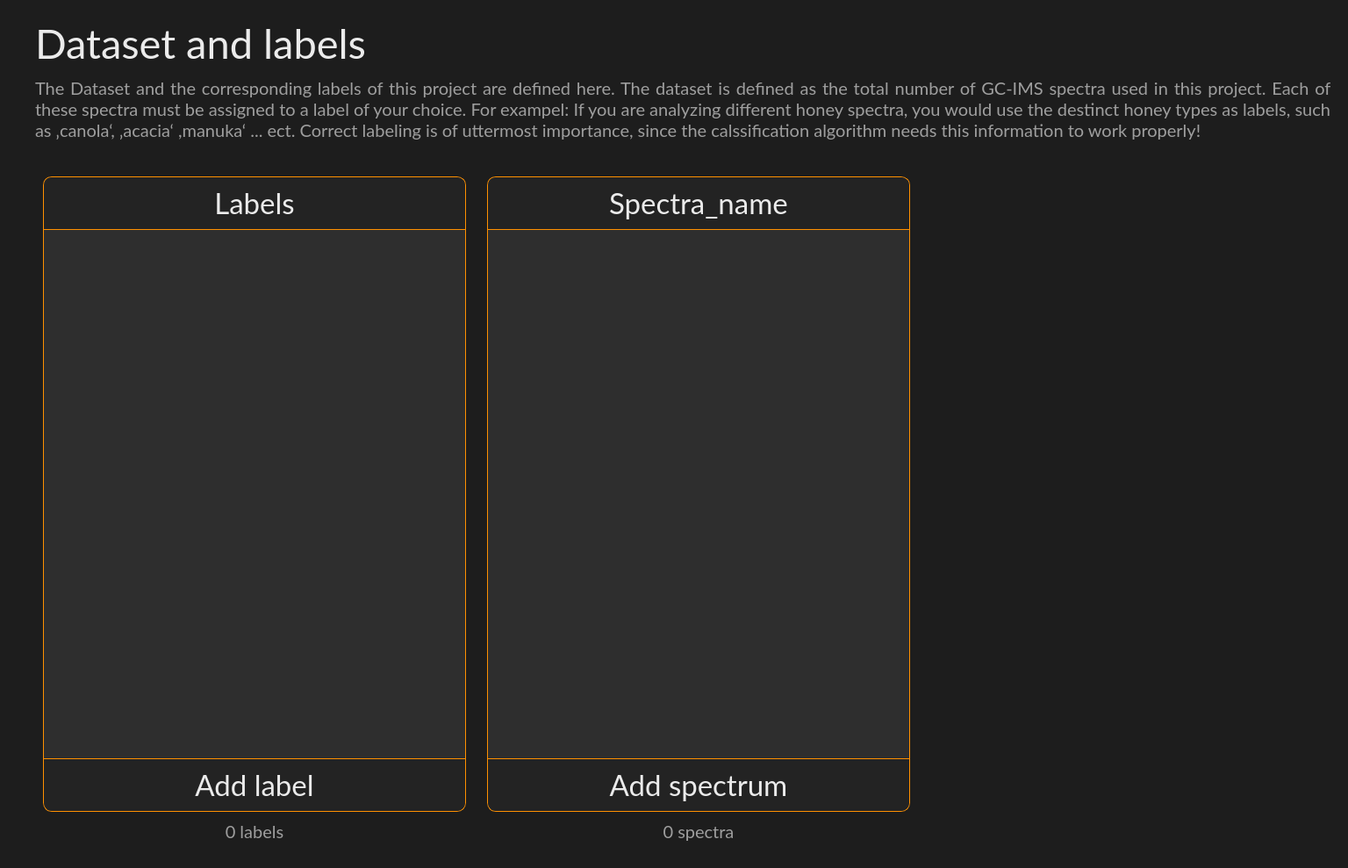
<?xml version="1.0" encoding="UTF-8"?>
<ui version="4.0">
 <class>DatasetWidget</class>
 <widget class="QWidget" name="DatasetWidget">
  <property name="geometry">
   <rect>
    <x>0</x>
    <y>0</y>
    <width>1536</width>
    <height>989</height>
   </rect>
  </property>
  <property name="font">
   <font>
    <fontweight>Black</fontweight>
   </font>
  </property>
  <property name="windowTitle">
   <string>Form</string>
  </property>
  <property name="styleSheet">
   <string notr="true">background-color: #1d1d1d;</string>
  </property>
  <layout class="QVBoxLayout" name="verticalLayout" stretch="0,0,1">
   <property name="spacing">
    <number>10</number>
   </property>
   <property name="leftMargin">
    <number>40</number>
   </property>
   <property name="topMargin">
    <number>20</number>
   </property>
   <property name="rightMargin">
    <number>20</number>
   </property>
   <property name="bottomMargin">
    <number>20</number>
   </property>
   <item alignment="Qt::AlignmentFlag::AlignTop">
    <widget class="QLabel" name="label_header">
     <property name="maximumSize">
      <size>
       <width>16777215</width>
       <height>80</height>
      </size>
     </property>
     <property name="font">
      <font>
       <family>Lato</family>
       <pointsize>35</pointsize>
       <kerning>true</kerning>
      </font>
     </property>
     <property name="styleSheet">
      <string notr="true">color: #ebebeb;</string>
     </property>
     <property name="text">
      <string>Dataset and labels</string>
     </property>
     <property name="alignment">
      <set>Qt::AlignmentFlag::AlignLeading|Qt::AlignmentFlag::AlignLeft|Qt::AlignmentFlag::AlignVCenter</set>
     </property>
    </widget>
   </item>
   <item alignment="Qt::AlignmentFlag::AlignTop">
    <widget class="QLabel" name="label_subheader">
     <property name="maximumSize">
      <size>
       <width>1500</width>
       <height>200</height>
      </size>
     </property>
     <property name="font">
      <font>
       <family>Lato</family>
       <pointsize>15</pointsize>
       <kerning>true</kerning>
       <fontweight>Light</fontweight>
      </font>
     </property>
     <property name="styleSheet">
      <string notr="true">color: #9e9e9e;</string>
     </property>
     <property name="text">
      <string>&lt;html&gt;&lt;head/&gt;&lt;body&gt;&lt;p&gt;The Dataset and the corresponding labels of this project are defined here. The dataset is defined as the total number of GC-IMS spectra used in this project. Each of these spectra must be assigned to a label of your choice. For exampel: If you are analyzing different honey spectra, you would use the destinct honey types as labels, such as ‚canola‘, ‚acacia‘ ,manuka‘ ... ect. Correct labeling is of uttermost importance, since the calssification algorithm needs this information to work properly!&lt;/p&gt;&lt;/body&gt;&lt;/html&gt;</string>
     </property>
     <property name="scaledContents">
      <bool>false</bool>
     </property>
     <property name="alignment">
      <set>Qt::AlignmentFlag::AlignJustify|Qt::AlignmentFlag::AlignVCenter</set>
     </property>
     <property name="wordWrap">
      <bool>true</bool>
     </property>
    </widget>
   </item>
   <item>
    <widget class="QWidget" name="dataset_container" native="true">
     <layout class="QHBoxLayout" name="horizontalLayout">
      <property name="leftMargin">
       <number>0</number>
      </property>
      <property name="topMargin">
       <number>0</number>
      </property>
      <property name="rightMargin">
       <number>0</number>
      </property>
      <property name="bottomMargin">
       <number>0</number>
      </property>
      <item>
       <widget class="QWidget" name="labels_outer_container" native="true">
        <property name="maximumSize">
         <size>
          <width>500</width>
          <height>16777215</height>
         </size>
        </property>
        <property name="styleSheet">
         <string notr="true"/>
        </property>
        <layout class="QVBoxLayout" name="verticalLayout_2" stretch="1,0">
         <property name="spacing">
          <number>10</number>
         </property>
         <property name="leftMargin">
          <number>9</number>
         </property>
         <property name="topMargin">
          <number>30</number>
         </property>
         <property name="bottomMargin">
          <number>9</number>
         </property>
         <item>
          <widget class="QWidget" name="labels_inner_container" native="true">
           <property name="maximumSize">
            <size>
             <width>16777215</width>
             <height>16777215</height>
            </size>
           </property>
           <property name="font">
            <font>
             <fontweight>Black</fontweight>
            </font>
           </property>
           <property name="styleSheet">
            <string notr="true">QWidget {
	background-color: #2e2e2e;
	border: 1px solid #ff9000;
	border-radius: 10px;
}</string>
           </property>
           <layout class="QVBoxLayout" name="verticalLayout_3" stretch="0,0,0">
            <property name="spacing">
             <number>0</number>
            </property>
            <property name="leftMargin">
             <number>1</number>
            </property>
            <property name="topMargin">
             <number>1</number>
            </property>
            <property name="rightMargin">
             <number>1</number>
            </property>
            <property name="bottomMargin">
             <number>1</number>
            </property>
            <item>
             <widget class="QLabel" name="label_container_header">
              <property name="minimumSize">
               <size>
                <width>0</width>
                <height>60</height>
               </size>
              </property>
              <property name="maximumSize">
               <size>
                <width>16777215</width>
                <height>60</height>
               </size>
              </property>
              <property name="font">
               <font>
                <family>Lato</family>
                <pointsize>25</pointsize>
               </font>
              </property>
              <property name="styleSheet">
               <string notr="true">border: 0px;
border-bottom: 1px solid #ff9000;
border-top-left-radius: 10px;
border-top-right-radius: 10px;
border-bottom-left-radius: 0px;
border-bottom-right-radius: 0px;
background-color: #232323;
color: #ebebeb;</string>
              </property>
              <property name="text">
               <string>Labels</string>
              </property>
              <property name="alignment">
               <set>Qt::AlignmentFlag::AlignCenter</set>
              </property>
             </widget>
            </item>
            <item>
             <widget class="QScrollArea" name="scrollArea_labels">
              <property name="styleSheet">
               <string notr="true">border: 0px;
border-radius: 0px;</string>
              </property>
              <property name="widgetResizable">
               <bool>true</bool>
              </property>
              <widget class="QWidget" name="scrollArea_labels_Contents">
               <property name="geometry">
                <rect>
                 <x>0</x>
                 <y>0</y>
                 <width>480</width>
                 <height>606</height>
                </rect>
               </property>
               <layout class="QVBoxLayout" name="verticalLayout_4">
                <item>
                 <spacer name="verticalSpacer">
                  <property name="orientation">
                   <enum>Qt::Orientation::Vertical</enum>
                  </property>
                  <property name="sizeHint" stdset="0">
                   <size>
                    <width>20</width>
                    <height>585</height>
                   </size>
                  </property>
                 </spacer>
                </item>
               </layout>
              </widget>
             </widget>
            </item>
            <item>
             <widget class="QPushButton" name="button_add_label">
              <property name="minimumSize">
               <size>
                <width>0</width>
                <height>60</height>
               </size>
              </property>
              <property name="maximumSize">
               <size>
                <width>16777215</width>
                <height>60</height>
               </size>
              </property>
              <property name="font">
               <font>
                <family>Lato</family>
                <pointsize>25</pointsize>
               </font>
              </property>
              <property name="cursor">
               <cursorShape>PointingHandCursor</cursorShape>
              </property>
              <property name="autoFillBackground">
               <bool>false</bool>
              </property>
              <property name="styleSheet">
               <string notr="true">QPushButton {
border: 0px;
border-top: 1px solid #ff9000;
border-top-left-radius: 0px;
border-top-right-radius: 0px;
border-bottom-left-radius: 10px;
border-bottom-right-radius: 10px;
background-color: #232323;
color: #ebebeb;
}

QPushButton:hover {
background-color: #131313;
}

</string>
              </property>
              <property name="text">
               <string>Add label</string>
              </property>
              <property name="icon">
               <iconset>
                <normaloff>ui/_pics/icons/add_circle_white.png</normaloff>ui/_pics/icons/add_circle_white.png</iconset>
              </property>
              <property name="iconSize">
               <size>
                <width>35</width>
                <height>35</height>
               </size>
              </property>
             </widget>
            </item>
           </layout>
          </widget>
         </item>
         <item>
          <widget class="QLabel" name="label_labelcounter">
           <property name="maximumSize">
            <size>
             <width>16777215</width>
             <height>30</height>
            </size>
           </property>
           <property name="font">
            <font>
             <family>Lato</family>
             <pointsize>15</pointsize>
             <fontweight>Light</fontweight>
            </font>
           </property>
           <property name="styleSheet">
            <string notr="true">color: #9e9e9e;</string>
           </property>
           <property name="text">
            <string>0 labels</string>
           </property>
           <property name="alignment">
            <set>Qt::AlignmentFlag::AlignCenter</set>
           </property>
          </widget>
         </item>
        </layout>
       </widget>
      </item>
      <item>
       <widget class="QWidget" name="spectra_outer_container" native="true">
        <property name="maximumSize">
         <size>
          <width>500</width>
          <height>16777215</height>
         </size>
        </property>
        <property name="styleSheet">
         <string notr="true"/>
        </property>
        <layout class="QVBoxLayout" name="verticalLayout_7" stretch="1,0">
         <property name="spacing">
          <number>10</number>
         </property>
         <property name="topMargin">
          <number>30</number>
         </property>
         <item>
          <widget class="QWidget" name="spectra_inner_container" native="true">
           <property name="maximumSize">
            <size>
             <width>16777215</width>
             <height>16777215</height>
            </size>
           </property>
           <property name="font">
            <font>
             <fontweight>Black</fontweight>
            </font>
           </property>
           <property name="styleSheet">
            <string notr="true">QWidget {
	background-color: #2e2e2e;
	border: 1px solid #ff9000;
	border-radius: 10px;
}</string>
           </property>
           <layout class="QVBoxLayout" name="verticalLayout_5" stretch="0,0,0">
            <property name="spacing">
             <number>0</number>
            </property>
            <property name="leftMargin">
             <number>1</number>
            </property>
            <property name="topMargin">
             <number>1</number>
            </property>
            <property name="rightMargin">
             <number>1</number>
            </property>
            <property name="bottomMargin">
             <number>1</number>
            </property>
            <item>
             <widget class="QLabel" name="spectra_container_header">
              <property name="minimumSize">
               <size>
                <width>0</width>
                <height>60</height>
               </size>
              </property>
              <property name="maximumSize">
               <size>
                <width>16777215</width>
                <height>60</height>
               </size>
              </property>
              <property name="font">
               <font>
                <family>Lato</family>
                <pointsize>25</pointsize>
               </font>
              </property>
              <property name="styleSheet">
               <string notr="true">border: 0px;
border-bottom: 1px solid #ff9000;
border-top-left-radius: 10px;
border-top-right-radius: 10px;
border-bottom-left-radius: 0px;
border-bottom-right-radius: 0px;
background-color: #232323;
color: #ebebeb;</string>
              </property>
              <property name="text">
               <string>Spectra_name</string>
              </property>
              <property name="alignment">
               <set>Qt::AlignmentFlag::AlignCenter</set>
              </property>
             </widget>
            </item>
            <item>
             <widget class="QScrollArea" name="scrollArea_spectra">
              <property name="styleSheet">
               <string notr="true">border: 0px;
border-radius: 0px;</string>
              </property>
              <property name="widgetResizable">
               <bool>true</bool>
              </property>
              <widget class="QWidget" name="scrollArea_spectra_Contents">
               <property name="geometry">
                <rect>
                 <x>0</x>
                 <y>0</y>
                 <width>480</width>
                 <height>606</height>
                </rect>
               </property>
               <layout class="QVBoxLayout" name="verticalLayout_6">
                <item>
                 <spacer name="verticalSpacer_2">
                  <property name="orientation">
                   <enum>Qt::Orientation::Vertical</enum>
                  </property>
                  <property name="sizeHint" stdset="0">
                   <size>
                    <width>20</width>
                    <height>585</height>
                   </size>
                  </property>
                 </spacer>
                </item>
               </layout>
              </widget>
             </widget>
            </item>
            <item>
             <widget class="QPushButton" name="button_add_spectra">
              <property name="minimumSize">
               <size>
                <width>0</width>
                <height>60</height>
               </size>
              </property>
              <property name="maximumSize">
               <size>
                <width>16777215</width>
                <height>60</height>
               </size>
              </property>
              <property name="font">
               <font>
                <family>Lato</family>
                <pointsize>25</pointsize>
               </font>
              </property>
              <property name="cursor">
               <cursorShape>PointingHandCursor</cursorShape>
              </property>
              <property name="autoFillBackground">
               <bool>false</bool>
              </property>
              <property name="styleSheet">
               <string notr="true">QPushButton {
border: 0px;
border-top: 1px solid #ff9000;
border-top-left-radius: 0px;
border-top-right-radius: 0px;
border-bottom-left-radius: 10px;
border-bottom-right-radius: 10px;
background-color: #232323;
color: #ebebeb;
}

QPushButton:hover {
background-color: #131313;
}

</string>
              </property>
              <property name="text">
               <string>Add spectrum</string>
              </property>
              <property name="icon">
               <iconset>
                <normaloff>ui/_pics/icons/add_circle_white.png</normaloff>ui/_pics/icons/add_circle_white.png</iconset>
              </property>
              <property name="iconSize">
               <size>
                <width>35</width>
                <height>35</height>
               </size>
              </property>
             </widget>
            </item>
           </layout>
          </widget>
         </item>
         <item>
          <widget class="QLabel" name="label_spectracounter">
           <property name="maximumSize">
            <size>
             <width>16777215</width>
             <height>30</height>
            </size>
           </property>
           <property name="font">
            <font>
             <family>Lato</family>
             <pointsize>15</pointsize>
             <fontweight>Light</fontweight>
            </font>
           </property>
           <property name="styleSheet">
            <string notr="true">color: #9e9e9e;</string>
           </property>
           <property name="text">
            <string>0 spectra</string>
           </property>
           <property name="alignment">
            <set>Qt::AlignmentFlag::AlignCenter</set>
           </property>
          </widget>
         </item>
        </layout>
       </widget>
      </item>
      <item>
       <widget class="QWidget" name="preview_container" native="true">
        <property name="styleSheet">
         <string notr="true"/>
        </property>
       </widget>
      </item>
     </layout>
    </widget>
   </item>
  </layout>
 </widget>
 <resources/>
 <connections/>
</ui>
